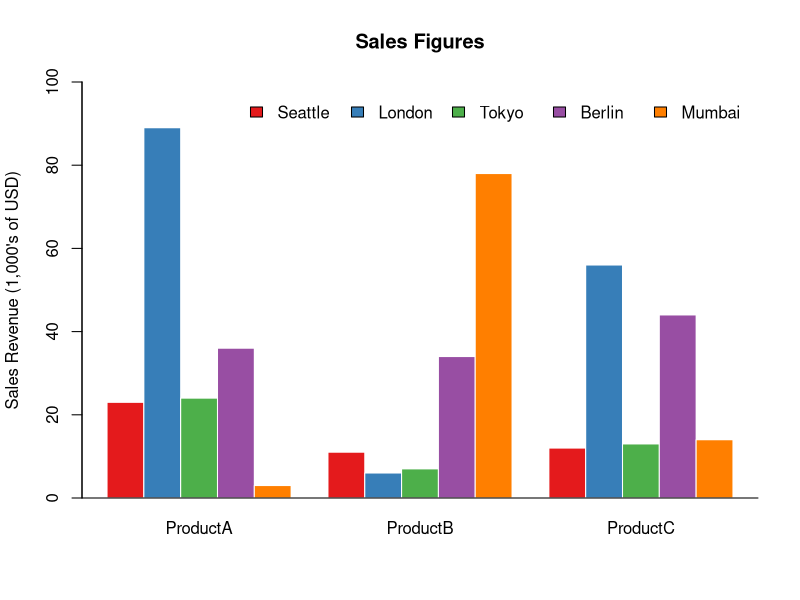
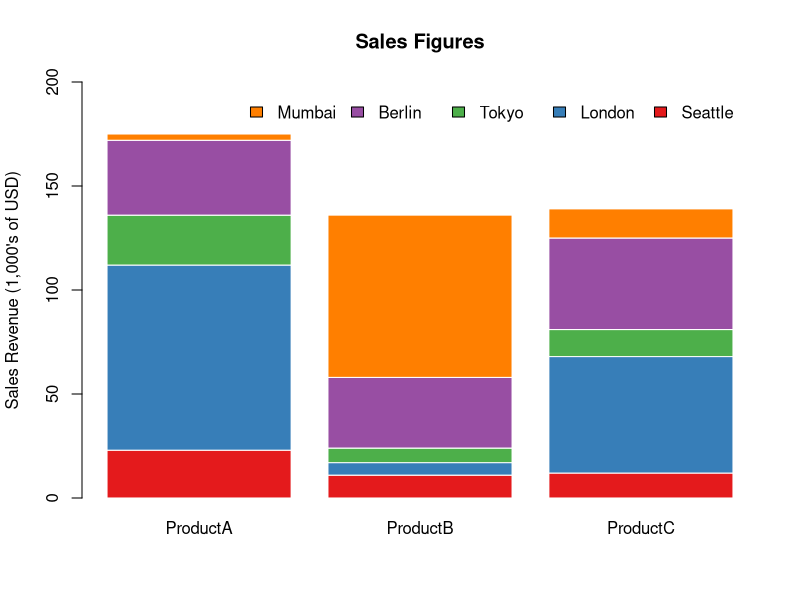
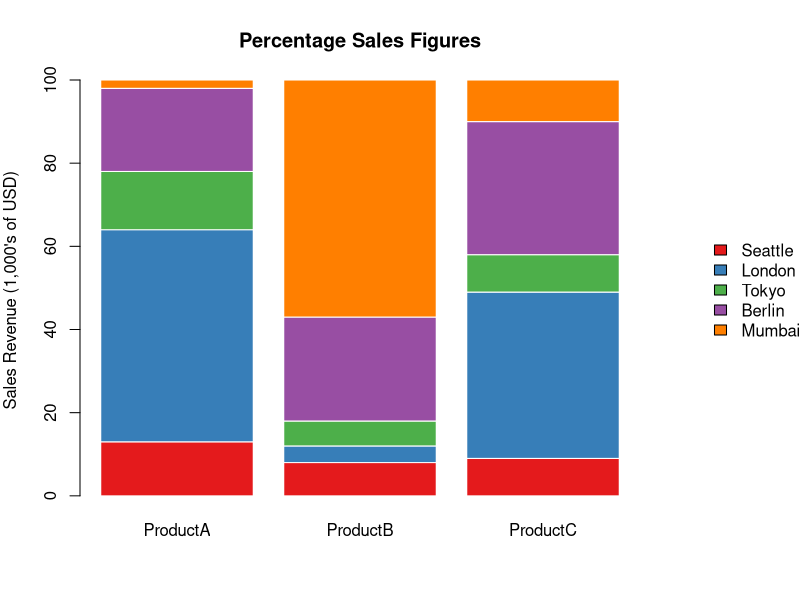
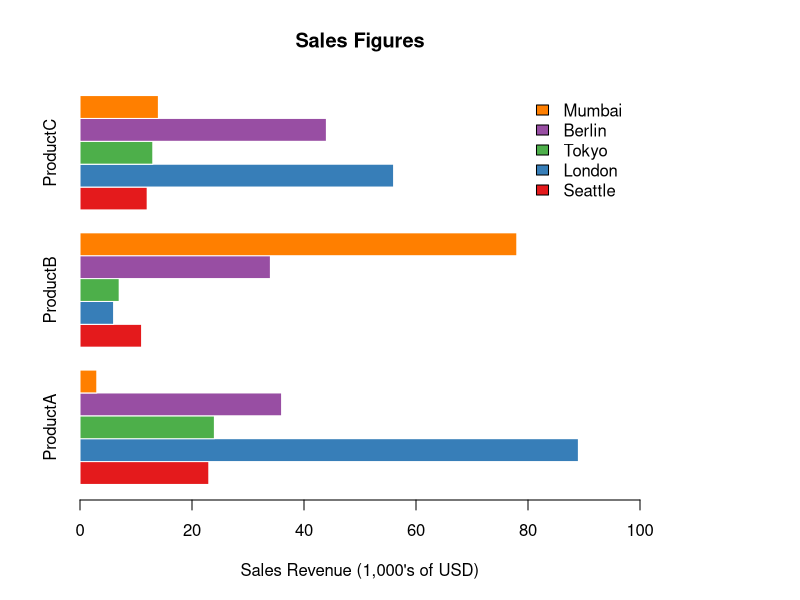
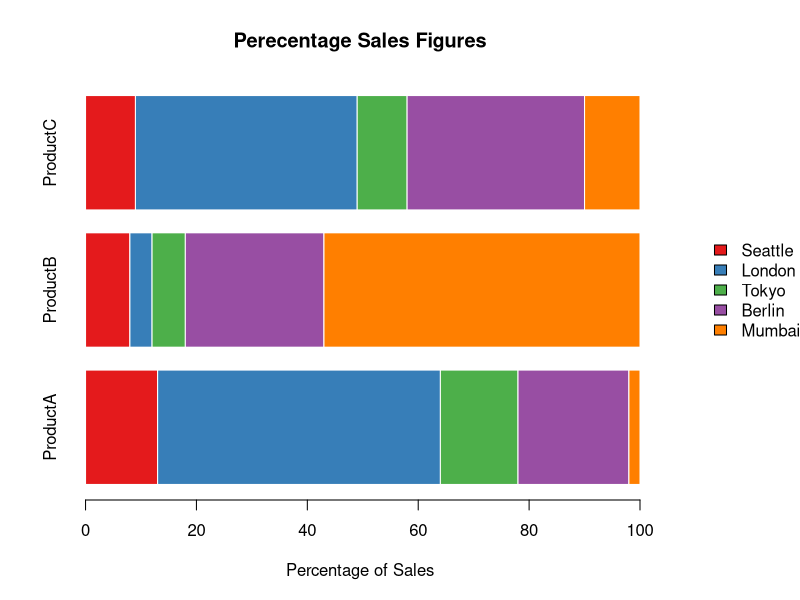
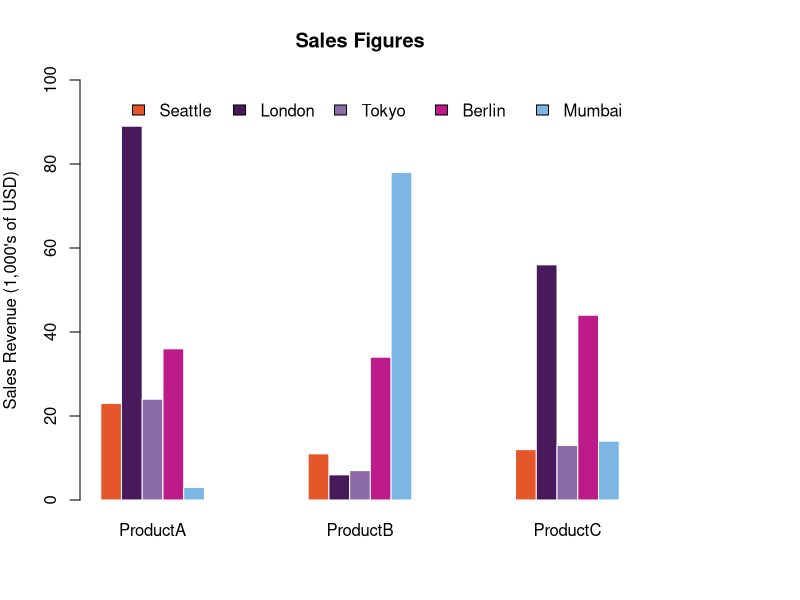
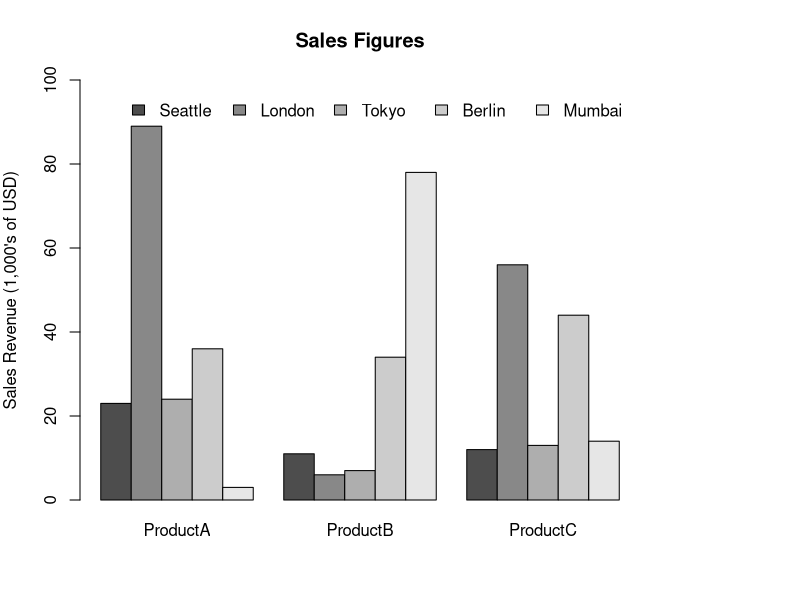
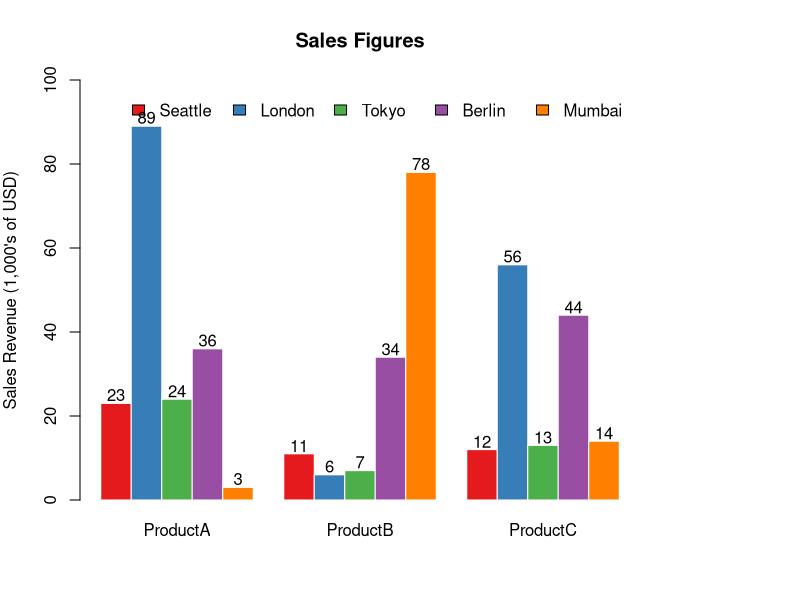

The R source for these figures, in order:
## R语言柱形图

# 1. 柱形图
## install.packages("RColorBrewer")
library(RColorBrewer) 
citysales = read.csv("citysales.csv")
barplot(as.matrix(citysales[,2:4]), 
        beside = TRUE,
        legend.text = citysales$City,
        args.legend = list(bty = "n",horiz = TRUE),
        col = brewer.pal(5, "Set1"),
        border = "white",
        ylim = c(0,100),
        ylab = "Sales Revenue (1,000's of USD)",
        main = "Sales Figures")
box(bty = "l")

# 2. 堆叠效果的柱形图
## install.packages("RColorBrewer")
library(RColorBrewer)
citysales = read.csv("citysales.csv")
barplot(as.matrix(citysales[,2:4]),  
        legend.text = citysales$City,
        args.legend = list(bty = "n",horiz = TRUE),
        col = brewer.pal(5,"Set1"),
        border = "white",
        ylim = c(0,200),
        ylab = "Sales Revenue (1,000's of USD)",
        main = "Sales Figures")
## 用堆叠效果表示百分比
citysalesperc = read.csv("citysalesperc.csv") 
par(mar = c(5,4,4,8),xpd = T)
barplot(as.matrix(citysalesperc[,2:4]), 
        col    = brewer.pal(5,"Set1"),
        border = "white",
        ylab   = "Sales Revenue (1,000's of USD)", 
        main   = "Percentage Sales Figures") 
legend("right",legend = citysalesperc$City,
       bty = "n",inset = c(-0.3,0),
       fill = brewer.pal(5,"Set1"))

# 3. 水平方向的柱形图
barplot(as.matrix(citysales[,2:4]), 
        beside = TRUE, horiz = TRUE,
        legend.text = citysales$City,
        args.legend = list(bty = "n"),
        col    = brewer.pal(5,"Set1"),
        border = "white",
        xlim   = c(0,100),
        xlab   = "Sales Revenue (1,000's of USD)",
        main   = "Sales Figures")
par(mar = c(5,4,4,8), xpd = T)
## 展示百分比的堆叠水平方向柱形图
barplot(as.matrix(citysalesperc[,2:4]),
        horiz = TRUE,
        col   = brewer.pal(5,"Set1"),
        border= "white",
        xlab  = "Percentage of Sales",
        main  = "Perecentage Sales Figures")
legend("right",legend = citysalesperc$City,bty="n",
       inset  = c(-0.3,0), fill = brewer.pal(5,"Set1"))

# 4. 调整柱形图的宽度间隔和颜色
barplot(as.matrix(citysales[,2:4]), 
        beside = TRUE,
        legend.text = citysales$City,
        args.legend = list(bty = "n",horiz = T),
        col   = c("#E5562A","#491A5B","#8C6CA8","#BD1B8A","#7CB6E4"),
        border= FALSE,
        space = c(0,5),
        ylim  = c(0,100),
        ylab  = "Sales Revenue (1,000's of USD)",
        main  = "Sales Figures")
barplot(as.matrix(citysales[,2:4]),
        beside = TRUE,
        legend.text = citysales$City,
        args.legend = list(bty = "n",horiz = T),
        ylim = c(0,100),
        ylab = "Sales Revenue (1,000's of USD)",
        main = "Sales Figures")

# 5. 在柱子顶端显示数据
x = barplot(as.matrix(citysales[,2:4]),
            beside = TRUE,
            legend.text = citysales$City,
            args.legend = list(bty = "n",horiz = TRUE),
            col = brewer.pal(5,"Set1"),
            border = "white",
            ylim = c(0,100),
            ylab = "Sales Revenue (1,000's of USD)",
            main = "Sales Figures")
y = as.matrix(citysales[,2:4])
text(x, y+2, labels = as.character(y))

## 水平柱子旁标注数据
y = barplot(as.matrix(citysales[,2:4]),
            beside = TRUE,
            horiz = TRUE,
            legend.text = citysales$City,
            args.legend = list(bty = "n"),
            col = brewer.pal(5,"Set1"),
            border = "white",
            xlim = c(0,100),
            xlab = "Sales Revenue (1,000's of USD)",
            main = "Sales Figures")
x = as.matrix(citysales[,2:4])
text(x+2,y,labels = as.character(x))

# 6. 在柱子里面进行标注
rain = read.csv("cityrain.csv")
y = barplot(as.matrix(rain[1,-1]),
            horiz = TRUE,
            col  = "white",
            yaxt = "n",
            main = "Monthly Rainfall in Major CitiesJanuary",
            xlab = "Rainfall (mm)")
x = 0.5*rain[1,-1] 
text(x,y,colnames(rain[-1]))

# 7. 垂直标注误差
sales = t(as.matrix(citysales[,-1]))
colnames(sales) = citysales[,1]
x = barplot(sales,
            beside = TRUE,
            legend.text = rownames(sales),
            args.legend = list(bty = "n",horiz = T),
            col = brewer.pal(3,"Set2"),
            border = "white",
            ylim = c(0,100),
            ylab = "Sales Revenue (1,000's of USD)",
            main = "Sales Figures")
arrows(x0 = x,
       y0 = sales*0.95,
       x1 = x,
       y1 = sales*1.05,
       angle = 90,
       code  = 3,
       length= 0.04,
       lwd   = 0.4)
## 使用函数，方便调用标注误差的函数
errorbars = function(x,y,upper,lower = upper,length = 0.04,lwd = 0.4,...) {
  arrows(x0 = x,
         y0 = y+upper,
         x1 = x,
         y1 = y - lower,
         angle = 90,
         code  = 3,
         length= length,
         lwd   = lwd)
}
errorbars(x, sales, 0.05*sales) 


# 8. 使用变量分类修改点图
## install.packages("reshape")
library(reshape)
sales = melt(citysales)
sales$color[sales[,2]=="ProductA"] =  "red"
sales$color[sales[,2]=="ProductB"] =  "blue"
sales$color[sales[,2]=="ProductC"] =  "violet"
dotchart(sales[,3],
         labels = sales$City,
         groups = sales[,2],
         col    = sales$color,
         pch    = 19,
         main   = "Sales Figures",
         xlab   = "Sales Revenue (1,000's of USD)")

# 9. 画饼图
browsers = read.table("browsers.txt", header = TRUE)
browsers = browsers[order(browsers[,2]),]
pie(browsers[,2],
    labels    = browsers[,1],
    clockwise = TRUE,
    radius    = 1,
    col       = brewer.pal(7,"Set1"),
    border    = "white",
    main      = "Percentage Share of Internet Browser usage")


# 10. 在饼图上标注百分比
browsers = read.table("browsers.txt",header = TRUE)
browsers = browsers[order(browsers[,2]),]
pielabels = sprintf("%s = %3.1f%s", browsers[,1],
                    100*browsers[,2]/sum(browsers[,2]), "%")
pie(browsers[,2],
    labels = NA,
    #labels = pielabels,
    clockwise = TRUE,
    radius = 1,
    col    = brewer.pal(7,"Set1"),
    border = "white",
    cex    = 0.8,
    main   = "Percentage Share of Internet Browser usage")

# 11. 饼图上增加图例
legend("bottomright",
       legend = pielabels,
       bty = "n",
       fill = brewer.pal(7,"Set1"))


# 12. 频率分布直方图
air = read.csv("airpollution.csv")
hist(air$Nitrogen.Oxides,
     xlab = "Nitrogen Oxide Concentrations",
     main = "Distribution of Nitrogen Oxide Concentrations")
## 以概率密度显示
hist(air$Nitrogen.Oxides,
     freq = FALSE,
     xlab = "Nitrogen Oxide Concentrations",
     main = "Distribution of Nitrogen Oxide Concentrations")

# 13. 增加breaks
air = read.csv("airpollution.csv")
hist(air$Nitrogen.Oxides,
     breaks = 20,
     xlab = "Nitrogen Oxide Concentrations",
     main = "Distribution of Nitrogen Oxide Concentrations")
hist(air$Nitrogen.Oxides,
     breaks = c(0,100,200,300,400,500,600),
     xlab = "Nitrogen Oxide Concentrations",
     main = "Distribution of Nitrogen Oxide Concentrations")

# 14. 用颜色美化、边界设置
air = read.csv("airpollution.csv")
hist(air$Respirable.Particles,
     prob = TRUE,
     col  = "black",
     border = "white",
     xlab = "Respirable Particle Concentrations",
     main = "Distribution of Respirable Particle Concentrations")
## 用线条美化
par(yaxs = "i",las = 1)
hist(air$Respirable.Particles,
     prob = TRUE,	
     col  = "black",
     border = "white",
     xlab = "Respirable Particle Concentrations",
     main = "Distribution of Respirable Particle Concentrations")
box(bty = "l")
grid(nx  = NA, ny = NULL,
     lty = 1, lwd = 1, col = "gray")

# 15. 标识密度函数
par(yaxs = "i",las = 1)
hist(air$Respirable.Particles,
     prob = TRUE,
     col  = "black",
     border = "white",
     xlab = "Respirable Particle Concentrations",
     main = "Distribution of Respirable Particle Concentrations")
box(bty = "l")
lines(density(air$Respirable.Particles,na.rm = T),
      col = "red",lwd = 4)
grid(nx = NA,ny = NULL,lty = 1,lwd = 1,col = "gray")

# 16. 一组直方图
panel.hist <- function(x, ...)
{
  par(usr = c(par("usr")[1:2], 0, 1.5))
  hist(x, prob = TRUE,
       add = TRUE,
       col = "black",
       border = "white")
}
plot(iris[,1:4],
     main = "Relationships between characteristics of iris flowers",
     pch  = 19,
     col  = "blue",
     cex  = 0.9,
     diag.panel = panel.hist)

# 17. 散点图加直方图
## 直方图在散点图的坐标对应处
air = read.csv("airpollution.csv")
## 设置
layout(matrix(c(2,0,1,3),2,2,byrow = TRUE), 
       widths = c(3,1), heights = c(1,3), TRUE)
# 画点图
par(mar=c(5.1,4.1,0.1,0))
plot(air$Respirable.Particles~air$Nitrogen.Oxides,
     pch  = 19,col = "black",
     xlim = c(0,600),ylim = c(0,80),
     xlab = "Nitrogen Oxides Concentrations",
     ylab = "Respirable Particle Concentrations")
# X变量的频率直方图
par(mar = c(0,4.1,3,0))
hist(air$Nitrogen.Oxides,
     breaks = seq(0,600,100),
     ann  = FALSE,
     axes = FALSE,
     col  = "black",
     border="white")
# Y变量的频率直方图
yhist = hist(air$Respirable.Particles,
             breaks = seq(0,80,10),
             plot = FALSE)
par(mar = c(5.1,0,0.1,1))
barplot(yhist$density,
        horiz = TRUE,
        space = 0,
        axes  = FALSE,
        col   = "black",
        border= "white")
